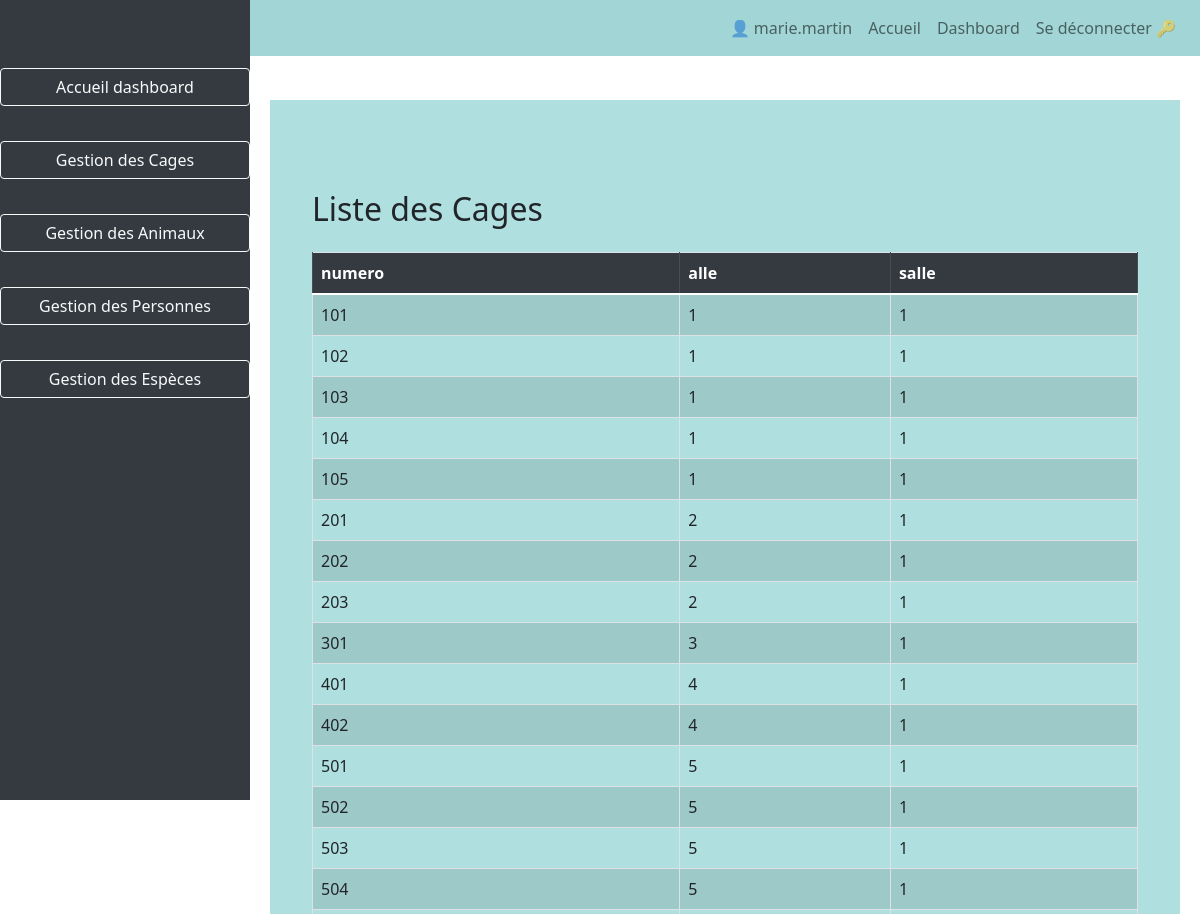
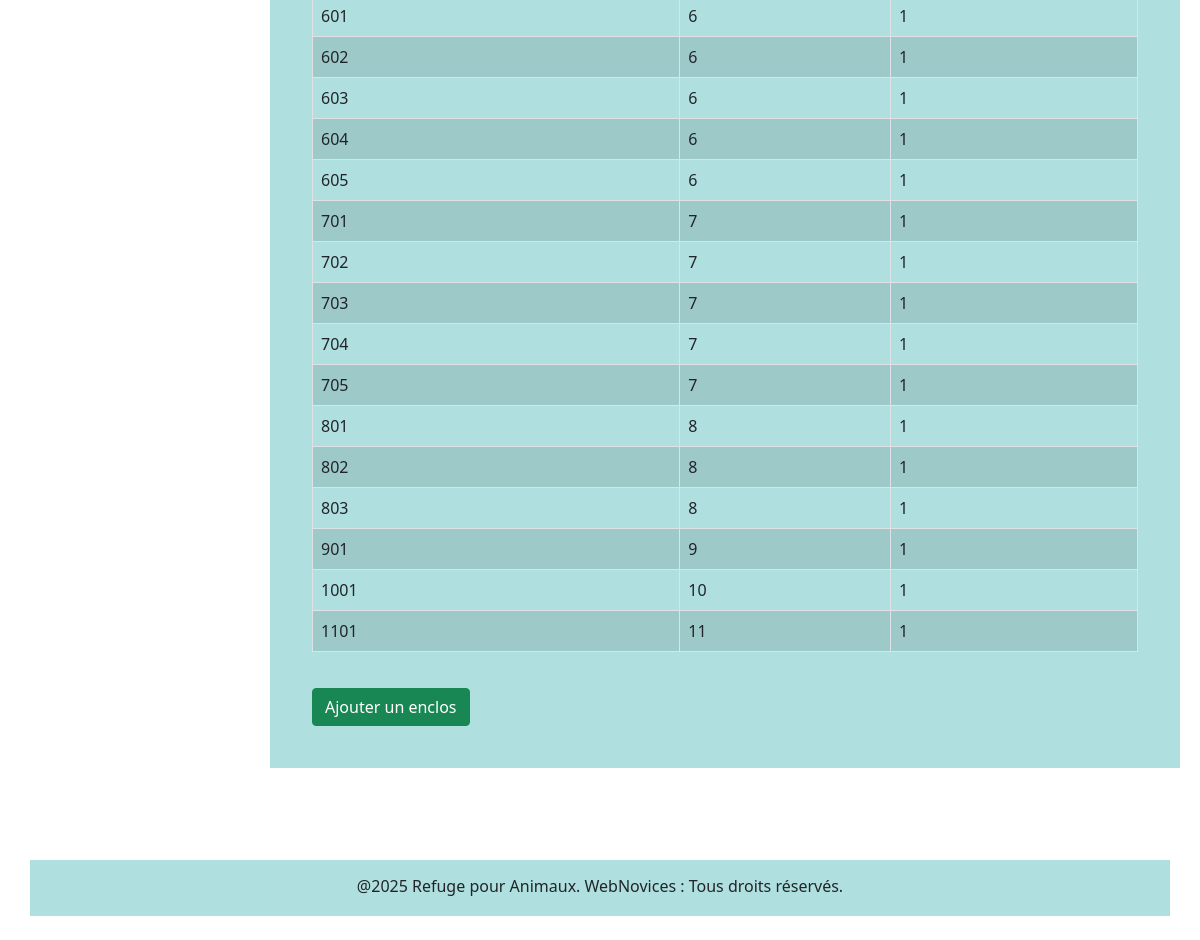
Screenshot of /?page=dashboard&table=cage (signed in) with the database file from the repository (2 pictures, top to bottom).
### tables this page shows
CREATE TABLE `cage` (
  `id_cage` int NOT NULL AUTO_INCREMENT,
  `numero` int DEFAULT NULL,
  `allee` int DEFAULT NULL,
  `salle` int DEFAULT NULL,
  PRIMARY KEY (`id_cage`)
);

### www/src/model/Cage.php (called while the page is built, shortened)
<?php
class Cage
{
    public function getAllCages()
    {
        $pdo = dbConnect();
        try {
            $query = $pdo->query("SELECT * FROM cage");
            return $query->fetchAll(PDO::FETCH_ASSOC);
        } catch (PDOException $e) {
            echo $e->getMessage();
            return [];
        }
    }
}

### www/src/template/tablecage.php (the view, shortened to what this page needs)
<?php
require_once (dirname(__DIR__,1).'/model/Cage.php');
$cage = new Cage;
$allCages = $cage->getAllCages();
?>
    <div class="container mt-4">
        <h2 class="mb-4">Liste des Cages</h2>
        <table class="table table-bordered table-striped">
            <thead class="thead-dark">
                <tr>
                    <th>numero</th>
                    <th>alle</th>
                    <th>salle</th>
                </tr>
            </thead>
                <?php
                foreach ($allCages as $cage){
                    echo "<tr>";
                    echo "<td>" . $cage['numero'] . "</td>";
                    echo "<td>" . $cage['allee'] . "</td>";
                    echo "<td>" . $cage['salle'] . "</td>";
                    echo "</tr>";
                }
                ?>
        </table>
        <button class="btn btn-success" data-toggle="modal" data-target="#addCageModal">Ajouter un enclos</button>
    </div>

### www/index.php (shortened to what this page needs)
<!DOCTYPE html>
<html lang="fr">
<head>
    <link rel="stylesheet" href="https://stackpath.bootstrapcdn.com/bootstrap/4.5.2/css/bootstrap.min.css">
</head>
<body>
    <?php include './src/template/navbar.php'; ?>
    <?php
    if (isset($_SESSION['login']) && isset($_GET['page']) ) {
        if ($_GET['page'] == 'dashboard') {
            require_once './src/template/dashboard.php';
        } else {
            include './src/template/main.php';
        }
    } else {
        include './src/template/main.php';
    }
    include './src/template/footer.php';
    ?>
</body>
</html>

### www/src/template/navbar.php (shortened to what this page needs)
<nav class="navbar navbar-expand-lg navbar-light" style="background-color: #a2d5d5;">
    <a class="navbar-brand" href="#">Refuge pour Animaux</a>
    <div class="collapse navbar-collapse" id="navbarNav">
        <ul class="navbar-nav ml-auto">
            <?php if (isset($_SESSION['login'])): ?>
                <li class="nav-item d-flex align-items-center">
                    <span class="nav-link">👤 <?php echo htmlspecialchars($_SESSION['login']); ?></span>
                </li>
                <li class="nav-item">
                    <a class="nav-link" href="/">Accueil</a>
                </li>
                <li class="nav-item">
                    <a class="nav-link" href="/?page=dashboard">Dashboard</a>
                </li>
                <li class="nav-item">
                    <a class="nav-link" href="./src/controller/controllerLogout.php">Se déconnecter 🔑</a>
                </li>
            <?php endif; ?>
        </ul>
    </div>
</nav>

### www/src/template/dashboard.php (shortened to what this page needs)
<aside class="sidebar pt-5">
    <a class="btn btn-outline-light" href="/?page=dashboard">Accueil dashboard</a>
    <a class="btn btn-outline-light" href="/?page=dashboard&table=cage">Gestion des Cages</a>
    <a class="btn btn-outline-light" href="/?page=dashboard&table=animaux">Gestion des Animaux</a>
    <a class="btn btn-outline-light" href="/?page=dashboard&table=personnel">Gestion des Personnes</a>
    <a class="btn btn-outline-light" href="/?page=dashboard&table=espece">Gestion des Espèces</a>
</aside>
<div class="content-wrapper">
    <div class="content">
        <div class="container mt-4">
            <div class="container mt-4">
                <?php
                if (isset($_GET['table'])) {
                    switch ($_GET['table']) {
                        case 'cage':
                            include "tableCage.php";
                            break;
                    }
                } else {
                    include "occupation.php";
                }
                ?>
            </div>
        </div>
    </div>
</div>

### www/src/template/footer.php (shortened to what this page needs)
<!DOCTYPE html>
<html lang="fr">
<head>
    <link href="https://cdn.jsdelivr.net/npm/bootstrap@5.0.0-beta2/dist/css/bootstrap.min.css" rel="stylesheet">
</head>
<body>
<footer class="text-dark text-center custom-footer py-4 mt-5 ">
    <div class="container">
        <p class="mb-1">@2025 Refuge pour Animaux. WebNovices : Tous droits réservés.</p>
    </div>
</footer>
</body>
</html>

### www/src/template/dashboard.php (style rules this page uses)
.btn { margin-top: 20px; background: green; }
.sidebar { height: 100vh; position: fixed; top: 0; left: 0; width: 250px; background-color: #343a40; padding-top: 20px; }
.sidebar .btn { width: 100%; margin-bottom: 15px; }
.content-wrapper { margin-left: 250px; padding: 20px; }
nav { color: white; }

### www/src/template/footer.php (style rules this page uses)
.container { background-color: #AFDFDF; padding: 14px; }

### rows the page displays
cage: numero "101", allee "1", salle "1"
cage: numero "102", allee "1", salle "1"
cage: numero "103", allee "1", salle "1"
cage: numero "104", allee "1", salle "1"
cage: numero "105", allee "1", salle "1"
cage: numero "201", allee "2", salle "1"
cage: numero "202", allee "2", salle "1"
cage: numero "203", allee "2", salle "1"
cage: numero "301", allee "3", salle "1"
cage: numero "401", allee "4", salle "1"
cage: numero "402", allee "4", salle "1"
cage: numero "501", allee "5", salle "1"
cage: numero "502", allee "5", salle "1"
cage: numero "503", allee "5", salle "1"
cage: numero "504", allee "5", salle "1"
cage: numero "601", allee "6", salle "1"
cage: numero "602", allee "6", salle "1"
cage: numero "603", allee "6", salle "1"
cage: numero "604", allee "6", salle "1"
cage: numero "605", allee "6", salle "1"
cage: numero "701", allee "7", salle "1"
cage: numero "702", allee "7", salle "1"
cage: numero "703", allee "7", salle "1"
cage: numero "704", allee "7", salle "1"
cage: numero "705", allee "7", salle "1"
cage: numero "801", allee "8", salle "1"
cage: numero "802", allee "8", salle "1"
cage: numero "803", allee "8", salle "1"
cage: numero "901", allee "9", salle "1"
cage: numero "1001", allee "10", salle "1"
cage: numero "1101", allee "11", salle "1"

### other values shown
$_SESSION['login'] "marie.martin"
